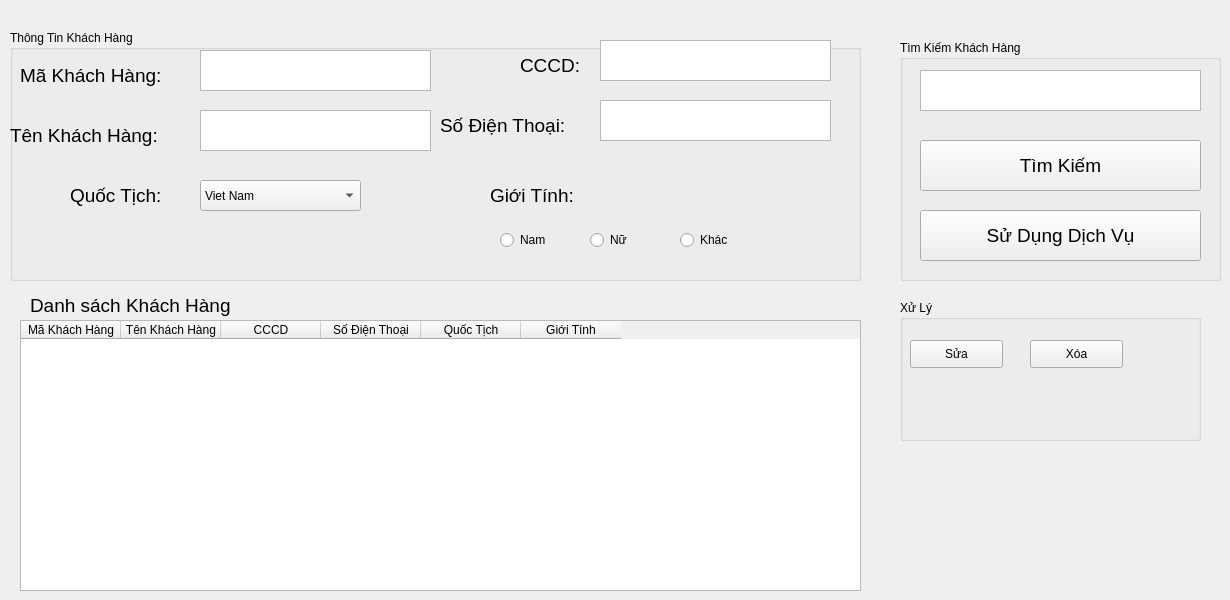
    <widget class="QWidget" name="tab_2">
     <attribute name="title">
      <string>Khách Hàng</string>
     </attribute>
     <widget class="QGroupBox" name="groupBox">
      <property name="geometry">
       <rect>
        <x>10</x>
        <y>30</y>
        <width>851</width>
        <height>251</height>
       </rect>
      </property>
      <property name="title">
       <string>Thông Tin Khách Hàng</string>
      </property>
      <widget class="QLabel" name="label">
       <property name="geometry">
        <rect>
         <x>10</x>
         <y>20</y>
         <width>171</width>
         <height>51</height>
        </rect>
       </property>
       <property name="font">
        <font>
         <pointsize>14</pointsize>
        </font>
       </property>
       <property name="text">
        <string>Mã Khách Hàng:</string>
       </property>
      </widget>
      <widget class="QTextEdit" name="MKH_tbKH">
       <property name="geometry">
        <rect>
         <x>190</x>
         <y>20</y>
         <width>231</width>
         <height>41</height>
        </rect>
       </property>
      </widget>
      <widget class="QTextEdit" name="NameKH_tbKH">
       <property name="geometry">
        <rect>
         <x>190</x>
         <y>80</y>
         <width>231</width>
         <height>41</height>
        </rect>
       </property>
      </widget>
      <widget class="QLabel" name="label_2">
       <property name="geometry">
        <rect>
         <x>0</x>
         <y>80</y>
         <width>181</width>
         <height>51</height>
        </rect>
       </property>
       <property name="font">
        <font>
         <pointsize>14</pointsize>
        </font>
       </property>
       <property name="text">
        <string>Tên Khách Hàng:</string>
       </property>
      </widget>
      <widget class="QTextEdit" name="CCCDKH_tbKH">
       <property name="geometry">
        <rect>
         <x>590</x>
         <y>10</y>
         <width>231</width>
         <height>41</height>
        </rect>
       </property>
      </widget>
      <widget class="QLabel" name="label_3">
       <property name="geometry">
        <rect>
         <x>510</x>
         <y>10</y>
         <width>71</width>
         <height>51</height>
        </rect>
       </property>
       <property name="font">
        <font>
         <pointsize>14</pointsize>
        </font>
       </property>
       <property name="text">
        <string>CCCD:</string>
       </property>
      </widget>
      <widget class="QTextEdit" name="SDTKH_tbKH">
       <property name="geometry">
        <rect>
         <x>590</x>
         <y>70</y>
         <width>231</width>
         <height>41</height>
        </rect>
       </property>
      </widget>
      <widget class="QLabel" name="label_4">
       <property name="geometry">
        <rect>
         <x>430</x>
         <y>70</y>
         <width>151</width>
         <height>51</height>
        </rect>
       </property>
       <property name="font">
        <font>
         <pointsize>14</pointsize>
        </font>
       </property>
       <property name="text">
        <string>Số Điện Thoại:</string>
       </property>
      </widget>
      <widget class="QLabel" name="label_5">
       <property name="geometry">
        <rect>
         <x>60</x>
         <y>140</y>
         <width>111</width>
         <height>51</height>
        </rect>
       </property>
       <property name="font">
        <font>
         <pointsize>14</pointsize>
        </font>
       </property>
       <property name="text">
        <string>Quốc Tịch:</string>
       </property>
      </widget>
      <widget class="QComboBox" name="comboBox_tbKH">
       <property name="geometry">
        <rect>
         <x>190</x>
         <y>150</y>
         <width>161</width>
         <height>31</height>
        </rect>
       </property>
       <item>
        <property name="text">
         <string>Viet Nam</string>
        </property>
       </item>
      </widget>
      <widget class="QLabel" name="label_6">
       <property name="geometry">
        <rect>
         <x>480</x>
         <y>140</y>
         <width>111</width>
         <height>51</height>
        </rect>
       </property>
       <property name="font">
        <font>
         <pointsize>14</pointsize>
        </font>
       </property>
       <property name="text">
        <string>Giới Tính:</string>
       </property>
      </widget>
      <widget class="QRadioButton" name="nam">
       <property name="geometry">
        <rect>
         <x>490</x>
         <y>200</y>
         <width>71</width>
         <height>20</height>
        </rect>
       </property>
       <property name="text">
        <string>Nam</string>
       </property>
      </widget>
      <widget class="QRadioButton" name="nu">
       <property name="geometry">
        <rect>
         <x>580</x>
         <y>200</y>
         <width>71</width>
         <height>20</height>
        </rect>
       </property>
       <property name="text">
        <string>Nữ</string>
       </property>
      </widget>
      <widget class="QRadioButton" name="khac">
       <property name="geometry">
        <rect>
         <x>670</x>
         <y>200</y>
         <width>71</width>
         <height>20</height>
        </rect>
       </property>
       <property name="text">
        <string>Khác</string>
       </property>
      </widget>
     </widget>
     <widget class="QGroupBox" name="groupBox_2">
      <property name="geometry">
       <rect>
        <x>900</x>
        <y>40</y>
        <width>321</width>
        <height>241</height>
       </rect>
      </property>
      <property name="title">
       <string>Tìm Kiếm Khách Hàng</string>
      </property>
      <widget class="QPushButton" name="btn_TKKH">
       <property name="geometry">
        <rect>
         <x>20</x>
         <y>100</y>
         <width>281</width>
         <height>51</height>
        </rect>
       </property>
       <property name="font">
        <font>
         <pointsize>14</pointsize>
        </font>
       </property>
       <property name="text">
        <string>Tìm Kiếm</string>
       </property>
      </widget>
      <widget class="QPushButton" name="btn_SDDV">
       <property name="geometry">
        <rect>
         <x>20</x>
         <y>170</y>
         <width>281</width>
         <height>51</height>
        </rect>
       </property>
       <property name="font">
        <font>
         <pointsize>14</pointsize>
        </font>
       </property>
       <property name="text">
        <string>Sử Dụng Dịch Vụ</string>
       </property>
      </widget>
      <widget class="QTextEdit" name="tkKH">
       <property name="geometry">
        <rect>
         <x>20</x>
         <y>30</y>
         <width>281</width>
         <height>41</height>
        </rect>
       </property>
      </widget>
     </widget>
     <widget class="QGroupBox" name="groupBox_3">
      <property name="geometry">
       <rect>
        <x>900</x>
        <y>300</y>
        <width>301</width>
        <height>141</height>
       </rect>
      </property>
      <property name="title">
       <string>Xử Lý</string>
      </property>
      <widget class="QPushButton" name="sua_TTKH">
       <property name="geometry">
        <rect>
         <x>10</x>
         <y>40</y>
         <width>93</width>
         <height>28</height>
        </rect>
       </property>
       <property name="text">
        <string>Sửa</string>
       </property>
      </widget>
      <widget class="QPushButton" name="xoa_KH">
       <property name="geometry">
        <rect>
         <x>130</x>
         <y>40</y>
         <width>93</width>
         <height>28</height>
        </rect>
       </property>
       <property name="text">
        <string>Xóa</string>
       </property>
      </widget>
     </widget>
     <widget class="QTableWidget" name="tableWidget_DSKH">
      <property name="geometry">
       <rect>
        <x>20</x>
        <y>320</y>
        <width>841</width>
        <height>271</height>
       </rect>
      </property>
      <column>
       <property name="text">
        <string>Mã Khách Hàng</string>
       </property>
      </column>
      <column>
       <property name="text">
        <string>Tên Khách Hàng</string>
       </property>
      </column>
      <column>
       <property name="text">
        <string>CCCD</string>
       </property>
      </column>
      <column>
       <property name="text">
        <string>Số Điện Thoại</string>
       </property>
      </column>
      <column>
       <property name="text">
        <string>Quốc Tịch</string>
       </property>
      </column>
      <column>
       <property name="text">
        <string>Giới Tính</string>
       </property>
      </column>
     </widget>
     <widget class="QLabel" name="label_8">
      <property name="geometry">
       <rect>
        <x>30</x>
        <y>280</y>
        <width>251</width>
        <height>51</height>
       </rect>
      </property>
      <property name="font">
       <font>
        <pointsize>14</pointsize>
       </font>
      </property>
      <property name="text">
       <string>Danh sách Khách Hàng</string>
      </property>
     </widget>
    </widget>
